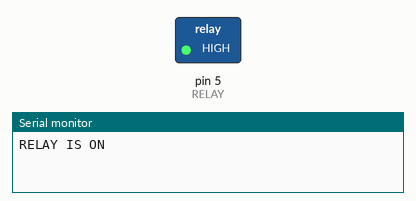
Recording of a sketch running on a simulated Arduino Uno, built with avr-gcc and run on an emulated ATmega328P. Parts: switched loads named in the sketch (green lamp = pin HIGH), the last lines printed to the serial monitor.

Above: at 2.5 s.
At 9.0 s:
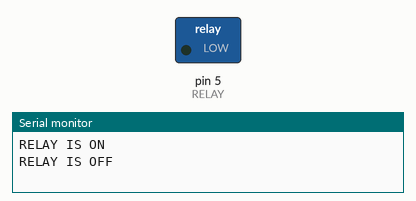
Timing chart, 0 to 16.9 s (numbered marks = the images above):
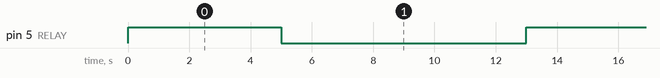

Measured:
- by itself, pin 5 (RELAY): alternates HIGH for 5.0 s and LOW for 8.0 s

The sketch:

RELAY.ino
```cpp
int RELAY=5;
void setup()
{
  pinMode (RELAY,OUTPUT);
  Serial.begin(9600);

}

void loop()
{
  digitalWrite(RELAY,HIGH);
  Serial.println("RELAY IS ON");
  delay(5000);
  digitalWrite(RELAY,LOW);
  Serial.println("RELAY IS OFF");
  delay(8000);

}
```
